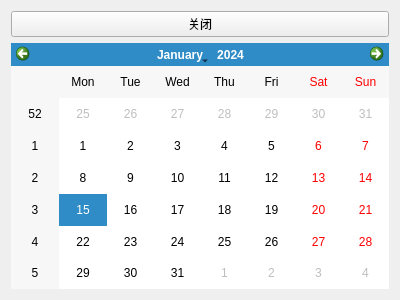
<?xml version="1.0" encoding="UTF-8"?>
<ui version="4.0">
 <class>WeekCalendar</class>
 <widget class="QWidget" name="WeekCalendar">
  <property name="geometry">
   <rect>
    <x>0</x>
    <y>0</y>
    <width>400</width>
    <height>300</height>
   </rect>
  </property>
  <property name="windowTitle">
   <string>周视图</string>
  </property>
  <layout class="QGridLayout" name="gridLayout">
   <item row="0" column="0">
    <widget class="QPushButton" name="closeButton">
     <property name="text">
      <string>关闭</string>
     </property>
    </widget>
   </item>
   <item row="1" column="0">
    <widget class="QCalendarWidget" name="calendarWidget"/>
   </item>
  </layout>
 </widget>
 <resources/>
 <connections/>
</ui>
